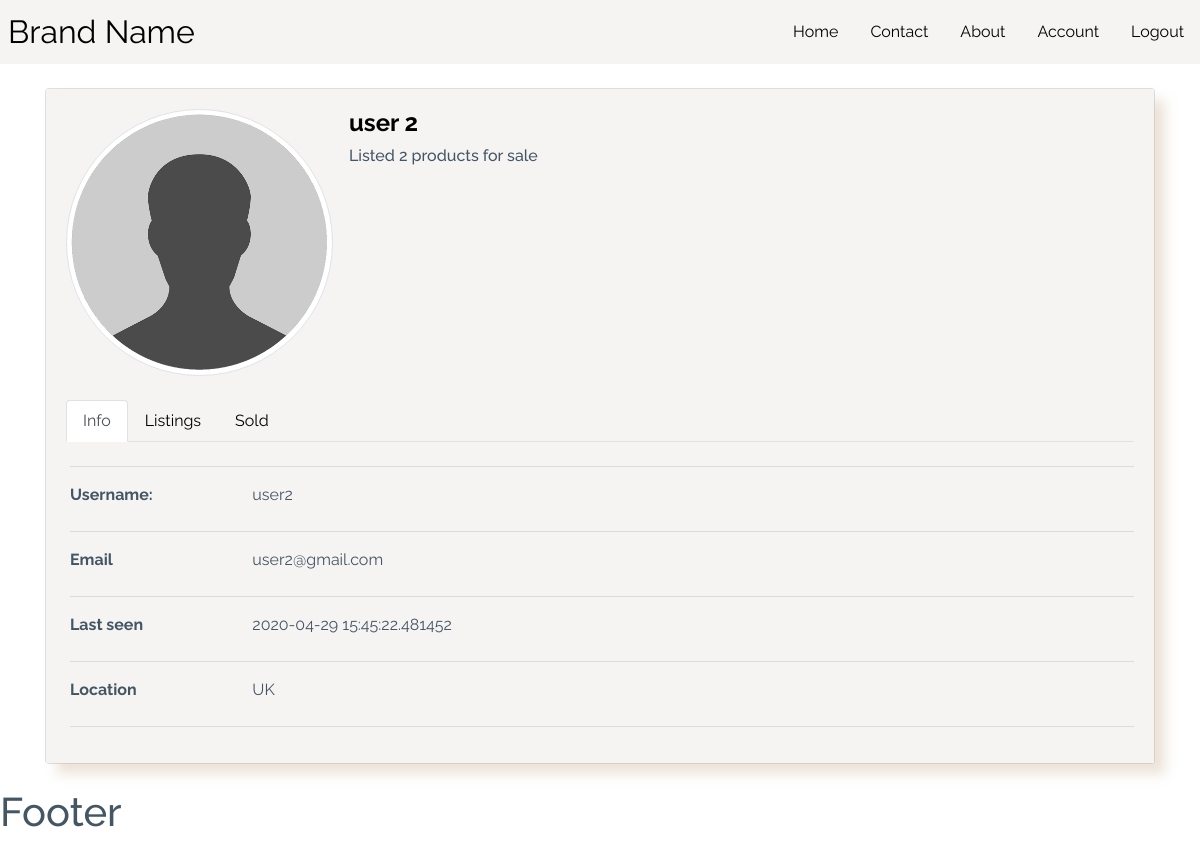
The app's page /user/2/ (signed in), older data.
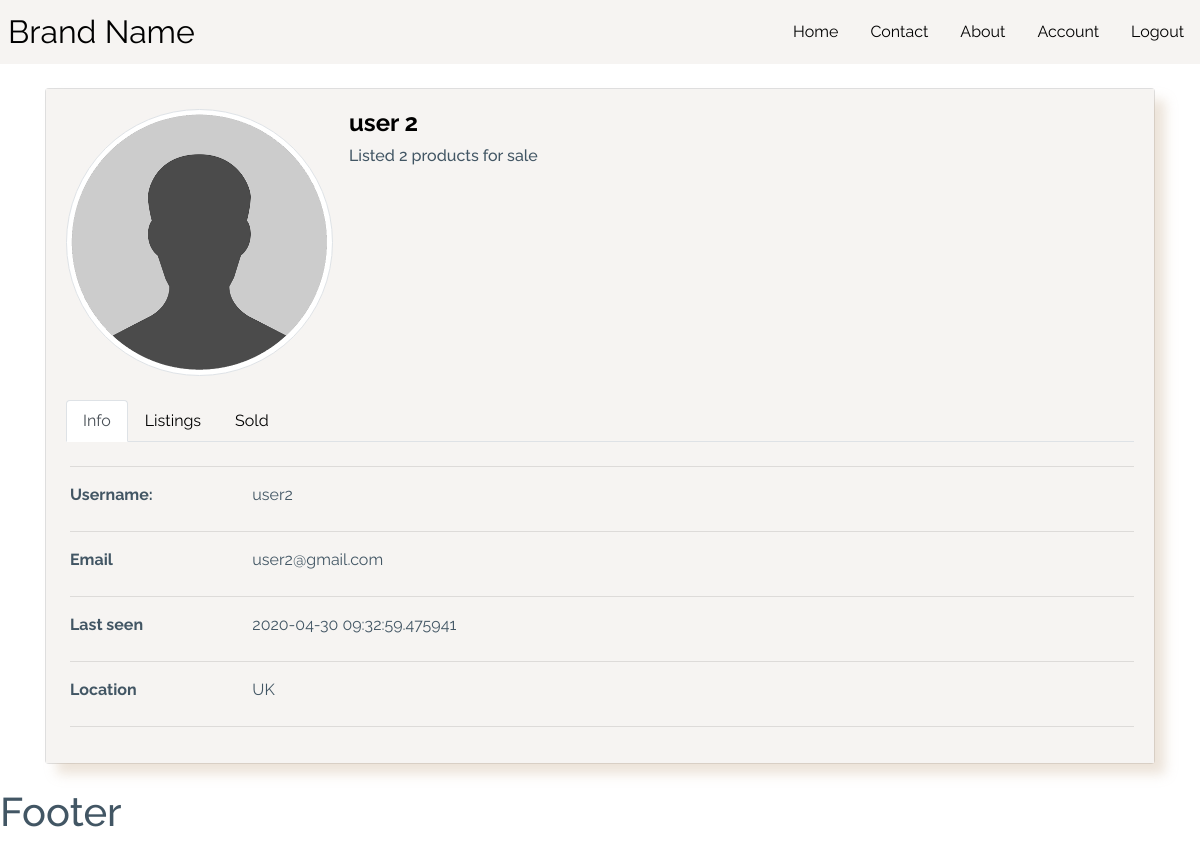
The same page, newer data.
### app/models.py (models this page shows, shortened)
class User(db.Model, UserMixin):
    __tablename__ = "users"
    id = db.Column(db.Integer, primary_key=True)
    full_name = db.Column(db.String(50), nullable=False)
    username = db.Column(db.String(50), unique=True, nullable=False)
    image_file = db.Column(db.String(80), nullable=False,
                           default="default.jpg")
    email = db.Column(db.String(115), unique=True, nullable=False)
    location = db.Column(db.String(50), unique=False, nullable=False)
    password_hash = db.Column(db.String(60), nullable=False)
    last_seen = db.Column(db.DateTime, default=datetime.now)
    items = db.relationship("Item", backref="owner", lazy=True)

### app/routes.py (the view)
@app.route("/user/<user_id>/", methods=["GET", "POST"])
@login_required
def user(user_id):
    user = User.query.filter_by(id=user_id).first_or_404()
    form = UpdateDetailsForm()
    if form.validate_on_submit():
        current_user.full_name = form.full_name.data.lower()
        current_user.username = form.username.data.lower()
        current_user.location = form.location.data.lower()
        current_user.email = form.email.data.lower()
        if form.picture.data:
            picture_file = save_pic(form.picture.data)
            current_user.image_file = picture_file
        db.session.commit()
        flash("You have updated your information!", "success")
        return redirect(url_for("user", user_id=current_user.id))
    elif request.method == "GET":
        form.full_name.data = current_user.full_name
        form.username.data = current_user.username
        form.location.data = current_user.location
        form.email.data = current_user.email
    image_file = url_for(
        'static', filename='img/profile/' + user.image_file)
    user_items_count = Item.query.filter_by(owner=user).count()
    user_items_active = Item.query.filter_by(owner=user, sold=False).all()
    user_items_sold = Item.query.filter_by(owner=user, sold=True).all()
    return render_template("user.html", title='Account', image_file=image_file, form=form, user=user, user_items_active=user_items_active,
                           user_items_sold=user_items_sold, user_items_count=user_items_count)

### app/models.py (called while the page is built)
@login_manager.user_loader
def load_user(user_id):
    return User.query.get(int(user_id))

### app/routes.py (called while the page is built)
@app.before_request
def before_request():
    if current_user.is_authenticated:
        current_user.last_seen = datetime.utcnow()
        db.session.commit()

### app/templates/user.html (shortened to what this page needs)
{% extends "layout.html" %}
{%block content%}
<div id="profile-page" class="container">
    <div class="row mt-4 mb-4">
        <div class="col-12">
            <div class="card">
                <div class="card-body">
                    <div class="card-title mb-4">
                        <div class="d-flex justify-content-start">
                            <div class="image-container w-25">
                                <div class="image">
                                    <img src="{{image_file}}" id="imgProfile" class="img-thumbnail rounded-circle" />
                                </div>
                            </div>
                            <div class="userData ml-3">
                                <h2 class="d-block">
                                    <a href="#">{{user.full_name}}</a>
                                </h2>
                                <h6 class="d-block">
                                    Listed {{user_items_count}} products for sale
                                </h6>
                            </div>
                        </div>
                    </div>
                    <div class="row">
                        <div class="col-12">
                            <ul class="nav nav-tabs mb-4" id="myTab" role="tablist">
								{%if current_user.id == user.id%}
									<li class="nav-item active">
										<a class="nav-link active" id="edit-info-tab" data-toggle="tab" href="#edit-info"
											role="tab" aria-controls="edit-info" aria-selected="true">Edit</a>
									</li>
                                {%else%}
                                <li class="nav-item active">
                                    <a class="nav-link active" id="basic-info-tab" data-toggle="tab"
                                        href="#basic-info" role="tab" aria-controls="basic-info"
                                        aria-selected="true">Info</a>
                                </li>
								{%endif%}
                                <li class="nav-item">
                                    <a class="nav-link" id="live-items-tab" data-toggle="tab" href="#live-items"
                                        role="tab" aria-controls="live-items" aria-selected="false">Listings</a>
                                </li>
                                <li class="nav-item">
                                    <a class="nav-link" id="sold-items-tab" data-toggle="tab" href="#sold-items"
                                        role="tab" aria-controls="sold-items" aria-selected="false">Sold</a>
                                </li>
                            </ul>
                            <div class="tab-content ml-1" id="tabContent">
								{%if  current_user.id==user.id%}
									<div class="tab-pane fade show active" id="edit-info" role="tabpanel"
										aria-labelledby="edit-info-tab">
										<hr />
										<form method="POST" action="#" id="editForm" enctype="multipart/form-data">
											{{ form.hidden_tag() }}
											<div class="row">
												<div class="col-sm-3 col-md-2 col-5">
													<label class="details-label">Full name</label>
												</div>
												<div class="col-md-8 col-6">
													{%if form.full_name.errors %}
														{{form.full_name(class="invalid-input")}}
														<div class="invalid-feedback">
															{%for mistake in form.full_name.errors %}
																<span>{{ mistake }}</span>
															{%endfor%}
														</div>
													{%else%}
														{{form.full_name(placeholder="Enter your full name")}}
													{%endif%}
												</div>
											</div>
											<hr />
											<div class="row">
												<div class="col-sm-3 col-md-2 col-5">
													<label class="details-label">Username</label>
												</div>
												<div class="col-md-8 col-6">
													{%if form.username.errors %}
														{{form.username(class="invalid-input")}}
															<div class="invalid-feedback">
																{%for mistake in form.username.errors %}
																	<span>{{ mistake }}</span>
																{%endfor%}
															</div>
													{%else%}
														{{form.username(placeholder="Enter your username")}}
													{%endif%}
												</div>
											</div>
											<hr />
											<div class="row">
												<div class="col-sm-3 col-md-2 col-5">
													<label class="details-label">Location</label>
												</div>
												<div class="col-md-8 col-6">
													{%if form.location.errors %}
														{{form.full_name(class="invalid-input")}}
															<div class="invalid-feedback">
																{%for mistake in form.location.errors %}
																	<span>{{ mistake }}</span>
																{%endfor%}
															</div>
													{%else%}
														{{form.location(placeholder="Enter your location")}}
													{%endif%}
												</div>
											</div>
											<hr />
											<div class="row">
												<div class="col-sm-3 col-md-2 col-5">
													<label class="details-label">Email</label>
												</div>
												<div class="col-md-8 col-6">
													{%if form.email.errors %}
														{{form.email(class="invalid-input")}}
														<div class="invalid-feedback">
															{%for mistake in form.email.errors %}
																<span>{{ mistake }}</span>
															{%endfor%}
														</div>
													{%else%}
														{{form.email(placeholder="Enter your email")}}
													{%endif%}
												</div>
											</div>
											<hr />
											<div class="row">
												<div class="col-sm-3 col-md-2 col-5">
													<label class="details-label">Picture</label>
												</div>
												<div class="col-md-8 col-6 form-group">
													{{ form.picture (class="form-control-file") }}
													{%if form.picture.errors %}
														{%for error in form.picture.errors %}
															<span class="text-danger">{{error}} </span>
														{%endfor%}
													{%endif%}
												</div>
											</div>
											<hr />
											<div class="row justify-content-center">
												<div class="col-sm-3 col-md-2 col-5">
													{{form.submit(class="btn btn-secondary")}}
												</div>
											</div>
											<hr />
										</form>
									</div>
								{%else%}
									<div class="tab-pane fade show active" id="basic-info" role="tabpanel"
										aria-labelledby="basic-info-tab">
										<hr />
										<div class="row">
											<div class="col-sm-3 col-md-2 col-5">
												<label class="details-label">Username:</label>
											</div>
											<div class="col-md-8 col-6">
												{{user.username}}
											</div>
										</div>
										<hr />
										<div class="row">
											<div class="col-sm-3 col-md-2 col-5">
												<label class="details-label">Email</label>
											</div>
											<div class="col-md-8 col-6">
												{{user.email}}
											</div>
										</div>
										<hr />
										<div class="row">
											<div class="col-sm-3 col-md-2 col-5">
												<label class="details-label">Last seen</label>
											</div>
											<div class="col-md-8 col-6">
												{{user.last_seen}}
											</div>
										</div>
										<hr />
										<div class="row">
											<div class="col-sm-3 col-md-2 col-5">
												<label class="details-label">Location</label>
											</div>
											<div class="col-md-8 col-6">
												{{user.location}}
											</div>
										</div>
										<hr />
									</div>
								{%endif%}
                            </div>
                        </div>
                    </div>
                </div>
            </div>
        </div>
    </div>
</div>
{% endblock content %}

### app/templates/layout.html (shortened to what this page needs)
<!DOCTYPE html>
<html lang="en">
	<head>
		<link rel="stylesheet" id="bootstrap-css" href="{{ url_for('static', filename='css/bootstrap.min.css') }}" />
		<link
			rel="stylesheet"
			href="{{ url_for('static', filename='css/styles.css') }}"
		/>
	</head>
	<body>
		<div class="layout">
			<header>
				<nav class="navbar">
					<div class="brand-name"><a href="{{ url_for("index") }}">Brand Name</a></div>
					<div class="navbar-links">
						<ul>
							<li>
								<a href="{{ url_for("index") }}">Home</a>
							</li>
							<li>
								<a href="#">Contact</a></li>
							<li>
								<a href="{{ url_for("about") }}">About</a>
							</li>
							{% if current_user.is_authenticated %}
								<li>
									<a href="{{ url_for("user", user_id=current_user.id) }}">Account</a>
								</li>
								<li>
									<a href="{{ url_for("logout") }}">Logout</a>
								</li>
							{% endif %}
						</ul>
					</div>
				</nav>
			</header>
			<main>
				{% block content %}
				{% endblock content %}
			</main>
			<footer>
				<h1>Footer</h1>
			</footer>
		</div>
	</body>
</html>

### app/static/css/styles.css (style rules this page uses)
:root { --main-color: #fff; --second-color: #425664; --third-color: #f6f4f2; --fourth-color: #c6ad8f; }
*, *::before, *::after { margin: 0; padding: 0; box-sizing: border-box; list-style: none; text-decoration: none; }
body, html { background: var(--main-color); min-height: 100vh; width: 100%; color: var(--second-color); font-family: "Raleway", sans-serif; }
a { color: black; text-decoration: none; cursor: pointer; }
ul { margin: 0; }
.layout { width: 100%; display: grid; grid-template-rows: auto 1fr auto; min-height: 100vh; justify-items: center; align-content: center; }
.layout > * { width: 100%; }
.navbar { display: flex; flex-wrap: nowrap; position: -webkit-sticky; position: sticky; top: 0; flex-direction: column; justify-content: space-between; align-items: flex-start; background-color: var(--third-color); color: var(--second-color); min-width: 100%; padding: 0; }
.navbar-links { display: none; width: 100%; }
.navbar-links ul { display: flex; flex-direction: column; width: 100%; background-color: var(--main-color); }
.navbar-links li { text-align: center; display: block; }
.navbar-links li a { display: block; padding: 1.5rem; }
.brand-name { margin: 0.5rem; font-size: 2rem; }
.card-body { background-color: var(--third-color); box-shadow: 0.7rem 0.7rem 0.7rem rgba(198, 173, 143, 0.341); }
#profile-page .image-container .image { opacity: 1; display: block; width: 100%; height: auto; transition: 0.5s ease; backface-visibility: hidden; }
.details-label { font-weight: bold; }
.userData h2 { font-size: 1.5rem; font-weight: bold; }
@media screen and (min-width: 1000px) { .navbar { flex-direction: row; align-items: center; } }
@media screen and (min-width: 1000px) { .navbar-links { display: flex; height: 100%; width: auto; } }
@media screen and (min-width: 1000px) { .navbar-links ul { display: flex; flex-direction: row; justify-content: flex-end; background-color: var(--third-color); } }
@media screen and (min-width: 1000px) { .navbar-links li a { display: block; padding: 1rem; } }

Row changes from the older to the newer data that the page shows:
changed User "user 2": last_seen "2020-04-29 15:45:22.481452" → "2020-04-30 09:32:59.475941"
